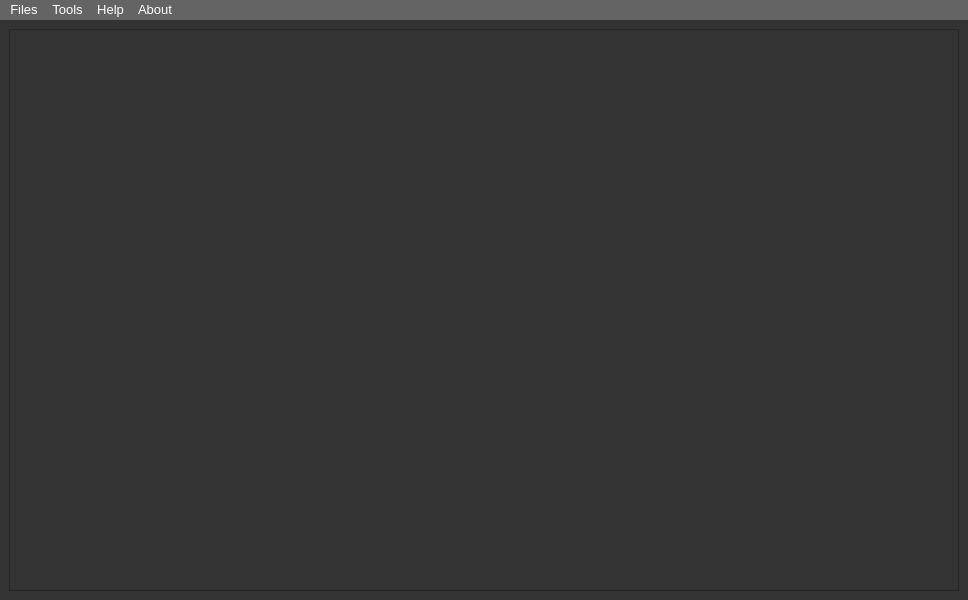
<?xml version="1.0" encoding="UTF-8"?>
<ui version="4.0">
 <class>MainWindow</class>
 <widget class="QMainWindow" name="MainWindow">
  <property name="geometry">
   <rect>
    <x>0</x>
    <y>0</y>
    <width>968</width>
    <height>600</height>
   </rect>
  </property>
  <property name="minimumSize">
   <size>
    <width>968</width>
    <height>0</height>
   </size>
  </property>
  <property name="windowTitle">
   <string>MainWindow</string>
  </property>
  <property name="windowIcon">
   <iconset resource="../../res.qrc">
    <normaloff>:/images/ressources/vgath-logo.png</normaloff>:/images/ressources/vgath-logo.png</iconset>
  </property>
  <property name="styleSheet">
   <string notr="true">background-color: rgb(51, 51, 51);
</string>
  </property>
  <property name="unifiedTitleAndToolBarOnMac">
   <bool>true</bool>
  </property>
  <widget class="QWidget" name="centralwidget">
   <layout class="QGridLayout" name="gridLayout">
    <item row="0" column="0">
     <widget class="QFrame" name="frame">
      <property name="frameShape">
       <enum>QFrame::StyledPanel</enum>
      </property>
      <property name="frameShadow">
       <enum>QFrame::Raised</enum>
      </property>
      <layout class="QHBoxLayout" name="horizontalLayout" stretch="1,5,1">
       <item>
        <widget class="LeftInterface" name="leftInterface" native="true"/>
       </item>
       <item>
        <widget class="FigureContainer" name="mainFrame" native="true"/>
       </item>
       <item>
        <widget class="QWidget" name="rightInterface" native="true">
         <layout class="QGridLayout" name="gridLayout_2">
          <item row="0" column="0">
           <widget class="ToolsWidget" name="widget_4" native="true"/>
          </item>
          <item row="1" column="0">
           <widget class="LayerWidget" name="widget_3" native="true"/>
          </item>
         </layout>
        </widget>
       </item>
      </layout>
     </widget>
    </item>
   </layout>
  </widget>
  <widget class="QMenuBar" name="menuBar">
   <property name="geometry">
    <rect>
     <x>0</x>
     <y>0</y>
     <width>968</width>
     <height>29</height>
    </rect>
   </property>
   <property name="font">
    <font>
     <pointsize>10</pointsize>
    </font>
   </property>
   <property name="cursor">
    <cursorShape>PointingHandCursor</cursorShape>
   </property>
   <property name="styleSheet">
    <string notr="true">color: white;
background-color: rgb(100,100, 100);</string>
   </property>
   <widget class="QMenu" name="menuFiles">
    <property name="font">
     <font>
      <pointsize>10</pointsize>
     </font>
    </property>
    <property name="title">
     <string>Files</string>
    </property>
    <addaction name="actionNewFile"/>
    <addaction name="actionOpenFile"/>
    <addaction name="actionSaveFile"/>
    <addaction name="actionSaveFileAs"/>
    <addaction name="separator"/>
    <addaction name="actionClose_2"/>
   </widget>
   <widget class="QMenu" name="menuTools">
    <property name="title">
     <string>Tools</string>
    </property>
   </widget>
   <widget class="QMenu" name="menuHelp">
    <property name="title">
     <string>Help</string>
    </property>
   </widget>
   <widget class="QMenu" name="menuAbout">
    <property name="title">
     <string>About</string>
    </property>
   </widget>
   <addaction name="menuFiles"/>
   <addaction name="menuTools"/>
   <addaction name="menuHelp"/>
   <addaction name="menuAbout"/>
  </widget>
  <action name="actionNew_File">
   <property name="text">
    <string>New File</string>
   </property>
  </action>
  <action name="actionOpen_File">
   <property name="text">
    <string>Open File</string>
   </property>
  </action>
  <action name="actionSave_File">
   <property name="text">
    <string>Save File</string>
   </property>
  </action>
  <action name="actionSave_File_As">
   <property name="text">
    <string>Save File As ...</string>
   </property>
  </action>
  <action name="actionClose">
   <property name="text">
    <string>Close</string>
   </property>
  </action>
  <action name="actionNewFile">
   <property name="text">
    <string>New File</string>
   </property>
  </action>
  <action name="actionzz">
   <property name="text">
    <string>zz</string>
   </property>
  </action>
  <action name="actionOpenFile">
   <property name="text">
    <string>Open File</string>
   </property>
  </action>
  <action name="actionSaveFile">
   <property name="text">
    <string>Save File</string>
   </property>
  </action>
  <action name="actionSaveFileAs">
   <property name="text">
    <string>Save File As...</string>
   </property>
  </action>
  <action name="actionClose_2">
   <property name="text">
    <string>Close</string>
   </property>
  </action>
 </widget>
 <customwidgets>
  <customwidget>
   <class>FigureContainer</class>
   <extends>QWidget</extends>
   <header>Widgets/FigureContainer/figurecontainer.h</header>
   <container>1</container>
  </customwidget>
  <customwidget>
   <class>LayerWidget</class>
   <extends>QWidget</extends>
   <header>Widgets/LayerWidget/layerwidget.h</header>
   <container>1</container>
  </customwidget>
  <customwidget>
   <class>ToolsWidget</class>
   <extends>QWidget</extends>
   <header>Widgets/ToolWidget/toolswidget.h</header>
   <container>1</container>
  </customwidget>
  <customwidget>
   <class>LeftInterface</class>
   <extends>QWidget</extends>
   <header>Widgets/LeftInterface/leftinterface.h</header>
   <container>1</container>
  </customwidget>
 </customwidgets>
 <resources>
  <include location="../../res.qrc"/>
 </resources>
 <connections/>
</ui>
